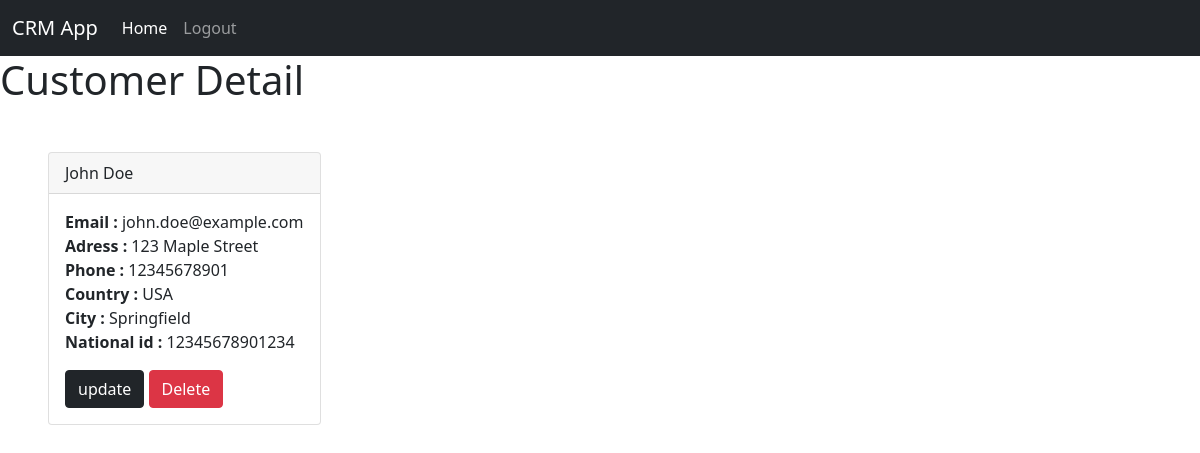
/home/1/ (signed in), run on the app's committed database.
### crm/models.py (models this page shows, shortened)
class Customer(models.Model):
    first_name = models.CharField(max_length=200)
    last_name = models.CharField(max_length=200)
    email = models.CharField(max_length=100)
    phone = models.CharField(max_length=11)
    address = models.CharField(max_length=200)
    country = models.CharField(max_length=200)
    city = models.CharField(max_length=200)
    nationalID = models.CharField(max_length=14)
    Custom_id = models.PositiveIntegerField(unique=True , null=True , blank=True)

### crm/views.py (the view)
# urls.py: path('home/<int:pk>/' , CrmDetailView.as_view() , name="detail"),
class CrmDetailView(LoginRequiredMixin , DetailView):
    queryset = Customer.objects.all()
    template_name = "pages/detail.html"
    context_object_name = "customersDetails"
    def get_context_data(self, **kwargs):
        return super().get_context_data(**kwargs)

### crm/templates/pages/detail.html
{% extends 'pages/base.html' %}
{% block content %}
<h1>Customer Detail</h1>
<div class="card m-5" style="width: fit-content;">
    <div class="card-header">
      {{customersDetails.first_name}}
      {{customersDetails.last_name}}
    </div>
    <div class="card-body">
      <p class="card-text">
        <strong> Email : </strong> {{customersDetails.email}} <br>
        <strong> Adress : </strong> {{customersDetails.address}} <br>
        <strong> Phone : </strong> {{customersDetails.phone}} <br>
        <strong> Country : </strong> {{customersDetails.country}} <br>
        <strong> City : </strong> {{customersDetails.city}} <br>
        <strong> National id : </strong> {{customersDetails.nationalID}} <br>
      </p>
      <a href="{% url 'crm:update' customersDetails.id %}" class="btn btn-dark">update</a>
      <a href="{% url 'crm:delete' customersDetails.id %}" class="btn btn-danger">Delete</a>
    </div>
  </div>
{% endblock content %}

### data on the page
Customer: first_name "John", last_name "Doe", email "john.doe@example.com", address "123 Maple Street", phone "12345678901", country "USA", city "Springfield", nationalID "12345678901234"
